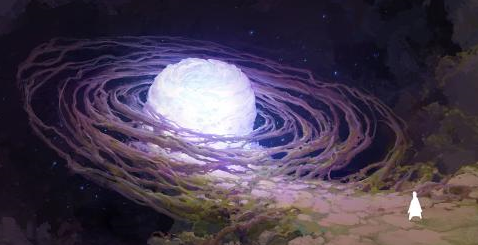
#> input picture Images/3.png, 478 x 245 px, found by its file name
$ python '直方图自适应.py'
#> lines starting #> are read from the running program, lines starting #| are printed output that depends on the picture
# -*- coding: utf-8 -*-
'''
======================Welcome to Python====================
/-********Have a good time.********-/

FILE NAME:
AUTHOR: Eden·Gabriel
DATE: Feb-25-Mon/2019  14:04:44
VERSION: V-1.0
DESCRIPTION:

'''
import cv2
import numpy as np
from matplotlib import pyplot as plt


#将颜色空间BGR转换到YUV。再单独作用Y通道即可均衡化彩色图像.
img = cv2.imread('E:\\A_BOOM_LEARNING_EDEN_GABRIEL\\2018.12.19start_opencv+python\\Images\\3.png')
#> img is the input picture: shape (245, 478, 3); mean B, G, R 79.5, 61.5, 73
img_yuv = cv2.cvtColor(img,cv2.COLOR_BGR2YUV)
#> img_yuv: shape (245, 478, 3); mean of channels 0, 1, 2 67, 134.1, 133.3
img_gray = cv2.cvtColor(img,cv2.COLOR_BGR2GRAY)
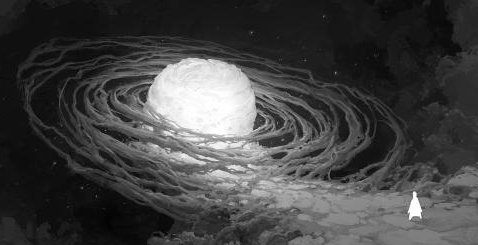
#> img_gray: shape (245, 478); min 1, max 255, mean 67

#自适应
clahe = cv2.createCLAHE(clipLimit = 2.0,tileGridSize = (8,8))
img_yuv[:,:,0] = clahe.apply(img_yuv[:,:,0])
#> img_yuv: shape (245, 478, 3); mean of channels 0, 1, 2 84.5, 134.1, 133.3
cll = cv2.cvtColor(img_yuv,cv2.COLOR_YUV2BGR)
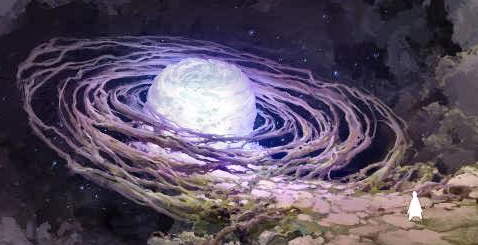
#> cll: shape (245, 478, 3); mean B, G, R 96.8, 79, 90.6
#均衡化
img_yuv[:,:,0]= cv2.equalizeHist(img_yuv[:,:,0])
#> img_yuv: shape (245, 478, 3); mean of channels 0, 1, 2 128.5, 134.1, 133.3
equ = cv2.cvtColor(img_yuv,cv2.COLOR_YUV2BGR)
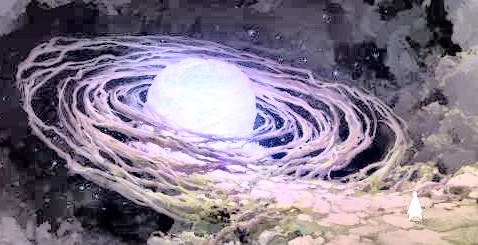
#> equ: shape (245, 478, 3); mean B, G, R 139.8, 123, 134.4

hist_img = cv2.calcHist([img],[0],None,[256],[0,256])
#> hist_img = 256 values, max 3412 at index 27, min 0 at index 0, mean 457.5
hist_equ = cv2.calcHist([equ],[0],None,[256],[0,256])
#> hist_equ = 256 values, max 10580 at index 255, min 3 at index 1, mean 457.5
hist_cll = cv2.calcHist([cll],[0],None,[256],[0,256])
#> hist_cll = 256 values, max 1630 at index 33, min 0 at index 1, mean 457.5


plt.subplot(231),plt.title('img'),plt.imshow(cv2.cvtColor(img,cv2.COLOR_RGB2BGR),'gray')
plt.subplot(232),plt.title('img_gray'),plt.imshow(img_gray,'gray')
plt.subplot(233),plt.title('img_yuv'),plt.imshow(cv2.cvtColor(img_yuv,cv2.COLOR_RGB2BGR),'gray')
plt.subplot(234),plt.title('equ'),plt.imshow(cv2.cvtColor(equ,cv2.COLOR_RGB2BGR),'gray')
plt.subplot(235),plt.title('cll'),plt.imshow(cv2.cvtColor(cll,cv2.COLOR_RGB2BGR),'gray')
plt.subplot(236),plt.plot(hist_img),plt.plot(hist_equ),plt.plot(hist_cll),plt.axis('off')

plt.show()
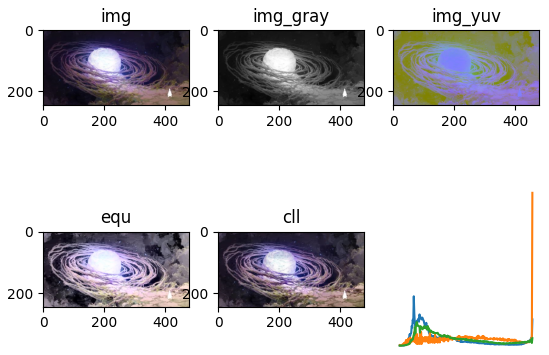
#> figure drawn by matplotlib, 6 panels


#cv2.imshow('cl1',equ)

$ run again, with Images/2.png copied over Images/3.png
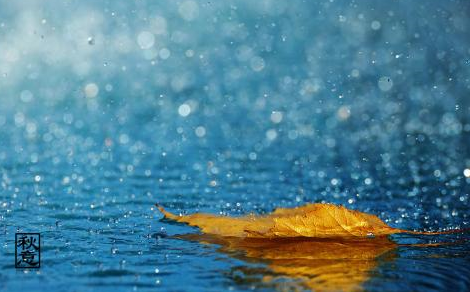
#> input picture Images/2.png, 470 x 292 px, found by its file name
#> img is the input picture: shape (292, 470, 3); mean B, G, R 146.5, 127.8, 77.3
#> `img_gray = cv2.cvtColor(img,cv2.COLOR_BGR2GRAY)`:
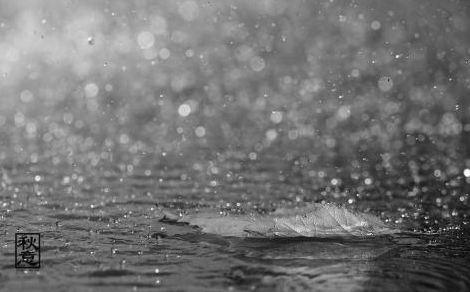
#> img_gray: shape (292, 470); min 1, max 254, mean 114.8
#> `equ = cv2.cvtColor(img_yuv,cv2.COLOR_YUV2BGR)`:
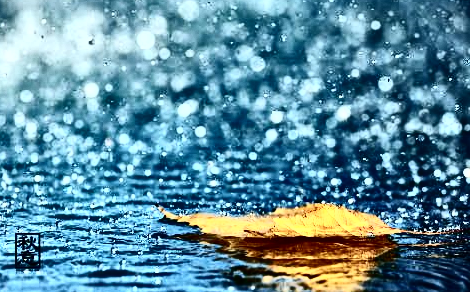
#> equ: shape (292, 470, 3); mean B, G, R 158.7, 141.2, 92.5
#> hist_img = 256 values, max 2079 at index 172, min 1 at index 251, mean 536.1
#> hist_equ = 256 values, max 17465 at index 255, min 50 at index 12, mean 536.1
#> hist_cll = 256 values, max 1459 at index 0, min 77 at index 8, mean 536.1

$ run again, with Images/22.png copied over Images/3.png
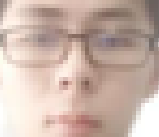
#> input picture Images/22.png, 159 x 137 px, found by its file name
#> img is the input picture: shape (137, 159, 3); mean B, G, R 169.7, 180.3, 202.4
#> `img_gray = cv2.cvtColor(img,cv2.COLOR_BGR2GRAY)`:
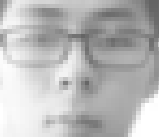
#> img_gray: shape (137, 159); min 99, max 255, mean 185.7
#> `equ = cv2.cvtColor(img_yuv,cv2.COLOR_YUV2BGR)`:
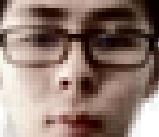
#> equ: shape (137, 159, 3); mean B, G, R 113.2, 122.9, 145.2
#> hist_img = 256 values, max 465 at index 255, min 0 at index 0, mean 85.09
#> hist_equ = 256 values, max 1220 at index 0, min 0 at index 73, mean 85.09
#> hist_cll = 256 values, max 445 at index 255, min 0 at index 0, mean 85.09
